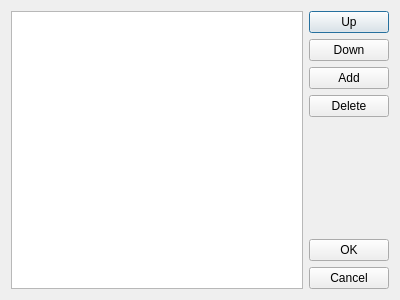
<?xml version="1.0" encoding="UTF-8"?>
<ui version="4.0">
 <class>ControlPointEditorDialog</class>
 <widget class="QDialog" name="ControlPointEditorDialog">
  <property name="geometry">
   <rect>
    <x>0</x>
    <y>0</y>
    <width>400</width>
    <height>300</height>
   </rect>
  </property>
  <property name="windowTitle">
   <string>Control Point Editor</string>
  </property>
  <layout class="QHBoxLayout" name="horizontalLayout">
   <item>
    <widget class="QListWidget" name="listWidget"/>
   </item>
   <item>
    <layout class="QVBoxLayout" name="verticalLayout">
     <item>
      <widget class="QPushButton" name="upButton">
       <property name="text">
        <string>Up</string>
       </property>
      </widget>
     </item>
     <item>
      <widget class="QPushButton" name="downButton">
       <property name="text">
        <string>Down</string>
       </property>
      </widget>
     </item>
     <item>
      <widget class="QPushButton" name="addButton">
       <property name="text">
        <string>Add</string>
       </property>
      </widget>
     </item>
     <item>
      <widget class="QPushButton" name="deleteButton">
       <property name="text">
        <string>Delete</string>
       </property>
      </widget>
     </item>
     <item>
      <spacer name="verticalSpacer">
       <property name="orientation">
        <enum>Qt::Vertical</enum>
       </property>
       <property name="sizeHint" stdset="0">
        <size>
         <width>20</width>
         <height>40</height>
        </size>
       </property>
      </spacer>
     </item>
     <item>
      <widget class="QPushButton" name="okButton">
       <property name="text">
        <string>OK</string>
       </property>
      </widget>
     </item>
     <item>
      <widget class="QPushButton" name="cancelButton">
       <property name="text">
        <string>Cancel</string>
       </property>
      </widget>
     </item>
    </layout>
   </item>
  </layout>
 </widget>
 <resources/>
 <connections/>
</ui>
